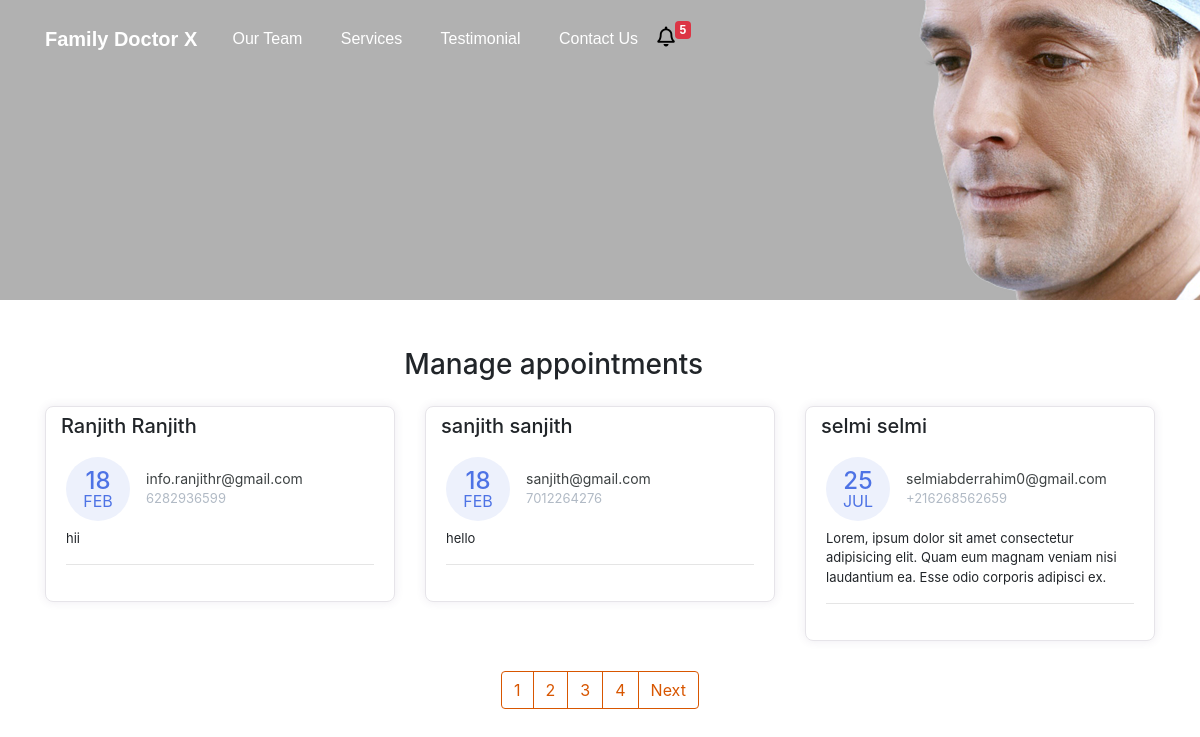
The page /manage-appointments/ on the database its author committed.
### doctor/models.py (models this page shows, shortened)
class Appointment(models.Model):
    first_name = models.CharField(max_length=50)
    last_name = models.CharField(max_length=50)
    email = models.CharField(max_length=50)
    phone = models.CharField(max_length=50)
    request = models.TextField(blank=True)
    sent_date = models.DateField(auto_now_add=True)
    accepted = models.BooleanField(default=False)
    accepted_date = models.DateField(auto_now_add=False, null=True, blank=True)
    class Meta:
        ordering = ["-sent_date"]

### doctor/views.py (the view, shortened to what this page needs)
# urls.py: path("manage-appointments/", ManageAppointmentTemplateView.as_view(), name="manage"),
class ManageAppointmentTemplateView(ListView):
    template_name = "manage-appointments.html"
    model = Appointment
    context_object_name = "appointments"
    login_required = True
    paginate_by = 3
    def get_context_data(self,*args, **kwargs):
        context = super().get_context_data(*args, **kwargs)
        appointment = Appointment.objects.all()
        context.update({
            "title":"Manage Appointments"
        })
        return context

### doctor/context_processors.py (called while the page is built)
def get_notification(request):
    count = Appointment.objects.filter(accepted=False).count()
    data = {
        "count":count
    }
    return data

### templates/manage-appointments.html (shortened to what this page needs)
{% extends 'base.html' %}
{% block content %}
    <div class="container mt-5">
        <div class="col-11 text-center mt-4 mb-4">
            <h3>
                Manage appointments
            </h3>
        </div>
        <div class="row">
        {% for app in appointments %}
            <div class="col-lg-4">
                <div class="card card-margin">
                    <div class="card-header no-border">
                        <h5 class="card-title">{{app.first_name}} {{app.last_name}}</h5>
                    </div>
                    <div class="card-body pt-0">
                        <div class="widget-49">
                            <div class="widget-49-title-wrapper">
                                <div class="widget-49-date-primary">
                                    <span class="widget-49-date-day">{{app.sent_date|date:"d"}}</span>
                                    <span class="widget-49-date-month">{{app.sent_date|date:"M"}}</span>
                                </div>
                                <div class="widget-49-meeting-info">
                                    <span class="widget-49-pro-title">{{app.email}}</span>
                                    <span class="widget-49-meeting-time">{{app.phone}}</span>
                                </div>
                            </div>
                            <div class="widget-49-meeting-points">
                                <span>{{app.request}}</span>
                            </div>
                            <hr class="w-100">
                        </div>
                    </div>
                </div>
            </div>
        {% endfor %}
        </div>
        {% if is_paginated %}
        <div class="wrapper">
            <nav aria-label="Page navigation example">
                <ul class="pagination">
                    {% for number in page_obj.paginator.page_range %}
                    <li class="page-item"><a class="page-link" href="?page={{number}}">{{number}}</a></li>
                    {% endfor %}
                    {% if page_obj.has_next %}
                    <li class="page-item"><a class="page-link" href="?page={{page_obj.prebious_page_number}}">Next</a></li>
                    {% endif %}
                </ul>
            </nav>
        </div>
        {% endif %}
{% endblock content %}

### templates/base.html (shortened to what this page needs)
{% load static %}
<!DOCTYPE html>
<html lang="en">
<head>
  <link href="{% static 'css/bootstrap.min.css' %}" rel="stylesheet">
  <link rel="stylesheet" href="https://cdnjs.cloudflare.com/ajax/libs/font-awesome/5.15.3/css/all.min.css" />
  <link rel="stylesheet" href="{% static 'css/styles.css' %}" />
</head>
<body>
  <div class="header" style="
  background: rgb(177, 177, 177) url('../static/img/header.png') no-repeat fixed center
  {% if "appointment" in request.path %}
  max-height:300px!important;min-height:300px!important;
  {% endif %}
  ">
    <nav class="navbar navbar-dark navbar-expand-md navigation-clean-search">
        <div class="container"><a class="navbar-brand" href="{% url 'home' %}">Family Doctor X</a>
            <div class="collapse navbar-collapse"
                id="navcol-1">
                <ul class="nav navbar-nav">
                    <li class="nav-item" role="presentation">
                        <a class="nav-link active" href="#team">Our Team</a>
                    </li>
                    <li class="nav-item" role="presentation">
                        <a class="nav-link active" href="#services">Services</a>
                    </li>
                    <li class="nav-item" role="presentation">
                        <a class="nav-link active" href="#reviews">Testimonial</a>
                    </li>
                    <li class="nav-item" role="presentation">
                        <a class="nav-link active" href="#contact">Contact Us</a>
                    </li>
                  <li class="nav-item" role="presentation">
                    <a href="{% url 'manage' %}" style="float: left;cursor:pointer;" aria-expanded="true" title="You Have 6 New Appointments">
                      <i class="far fa-bell" style="font-size: 20px; float: left; color: black">
                      </i>
                  </a>
                  <span class="badge badge-danger">{{count}}</span>
                </li>
                </ul>
            </div>
        </div>
    </nav>
</div>
    {% block content %}{% endblock content %}
</body>
</html>

### static/css/styles.css (style rules this page uses)
.header { background: rgb(177, 177, 177) url("img/header.png") no-repeat fixed center; min-height: 1000px; font-family:'Source Sans Pro', sans-serif; }
@media (min-width:768px) { .header { padding-bottom:120px; } }
.header .navbar { background:transparent; padding-top:.75rem; padding-bottom:.75rem; color:#fff; border-radius:0; box-shadow:none; border:none; }
@media (min-width:768px) { .header .navbar { padding-top:1rem; padding-bottom:1rem; } }
.header .navbar .navbar-brand { font-weight:bold; color:inherit; }
.header .navbar .navbar-collapse { border-top:1px solid rgba(255,255,255,0.3); margin-top:.5rem; }
@media (min-width:768px) { .header .navbar .navbar-collapse { border-color:transparent; margin:0; } }
.header .navbar .navbar-nav a.active, .header .navbar .navbar-nav > .show .dropdown-item { background:none; box-shadow:none; }
@media (min-width: 768px) { .header .navbar-nav .nav-link { padding-left:.7rem; padding-right:.7rem; } }
@media (min-width: 992px) { .header .navbar-nav .nav-link { padding-left:1.2rem; padding-right:1.2rem; } }
@media (min-width: 768px) { .navbar-nav>li>a { padding-top: 10px; padding-bottom: 10px; } }

### rows shown on the page
Appointment: first_name "Ranjith", last_name "Ranjith", sent_date "18", sent_date "FEB", email "info.ranjithr@gmail.com", phone "6282936599", request "hii"
Appointment: first_name "sanjith", last_name "sanjith", sent_date "18", sent_date "FEB", email "sanjith@gmail.com", phone "7012264276", request "hello"
Appointment: first_name "selmi", last_name "selmi", sent_date "25", sent_date "JUL", email "selmiabderrahim0@gmail.com", phone "+216268562659", request "Lorem, ipsum dolor sit amet consectetur adipisicing elit. Quam eum magnam veniam nisi laudantium ea. Esse odio corporis adipisci ex."

### other values the page prints
{{ count }} "5"
{{ number }} "1" "2" "3" "4"
